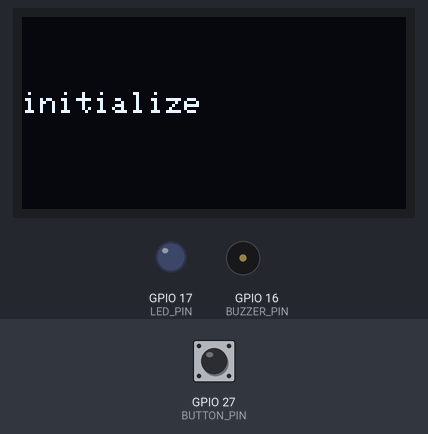
The program below on a simulated ESP32. Shown: 128×64 one-colour display, output pins drawn as LEDs (lit = HIGH), buzzer (waves = sounding). The test bench sets the inputs (shaded band); at power-on: GPIO 27 (BUTTON_PIN) HIGH.

Above: at 1.2 s.
1.3 s: GPIO 27 (BUTTON_PIN) pulled LOW for 3.2 s
At 4.9 s:
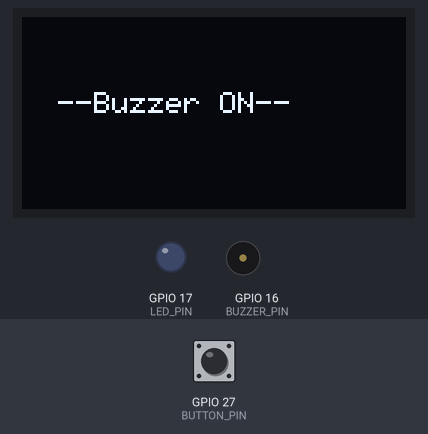
6.0 s: GPIO 27 (BUTTON_PIN) pulled LOW for 0.15 s
At 7.2 s:
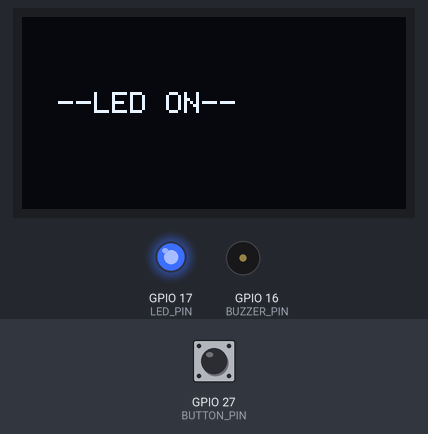
7.6 s: GPIO 27 (BUTTON_PIN) pulled LOW for 1 s
At 9.7 s:
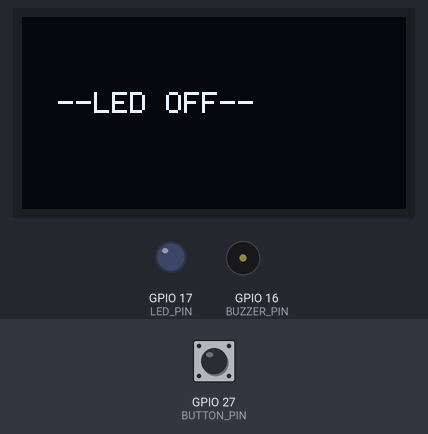
Timing chart, 0 to 11.2 s (numbered marks = the images above; inputs shaded):
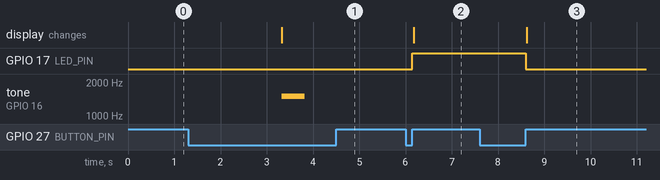

The program:

main.cpp
```cpp
#include <Wire.h>
#include <Adafruit_GFX.h>
#include <Adafruit_SSD1306.h>

#define OLED_W 128
#define OLED_H 64
Adafruit_SSD1306 display(OLED_W, OLED_H, &Wire, -1);

//PINS
#define LED_PIN 17
#define BUTTON_PIN 27
#define BUZZER_PIN 16

bool isLedOn = false;
bool buttonPressed = false;
bool longPressTriggered = false;
unsigned long pressStartTime = 0;
const unsigned long longPressTime = 2000;

void showMessage(const char* text) {
  display.clearDisplay();
  display.setTextColor(SSD1306_WHITE);
  display.setTextSize(1);
  display.setCursor(0, 25);
  display.println(text);
  display.display();
}

void setup() {
  Serial.begin(115200);

  pinMode(LED_PIN, OUTPUT);
  pinMode(BUZZER_PIN, OUTPUT);
  pinMode(BUTTON_PIN, INPUT_PULLUP);

  if (!display.begin(SSD1306_SWITCHCAPVCC, 0x3C)) {
    while (true);
  }

  showMessage("initialize");
}

void loop() {
  bool buttonState = digitalRead(BUTTON_PIN);

  // Button pressed initially
  if (buttonState == LOW && !buttonPressed) {
    buttonPressed = true;
    pressStartTime = millis();
    longPressTriggered = false;
  }

  // Check for long press
  if (buttonState == LOW && buttonPressed && !longPressTriggered) {
    if (millis() - pressStartTime >= longPressTime) {
      showMessage("  --Buzzer ON--");
      tone(BUZZER_PIN, 1500);
      delay(500);
      noTone(BUZZER_PIN);
      longPressTriggered = true;
    }
  }

  // Button released
  if (buttonState == HIGH && buttonPressed) {
    if (!longPressTriggered) {
      isLedOn = !isLedOn;
      digitalWrite(LED_PIN, isLedOn);
      if (isLedOn) showMessage("  --LED ON--");
      else showMessage("  --LED OFF--");
    }
    buttonPressed = false;
    delay(250); // Debounce
  }
}
```

Measured:
- after the input at 1.3 s, tone on GPIO 16 (BUZZER_PIN): silent → 1500 Hz after 2.0 s, → silent 0.50 s later; the display: changes after 2.0 s (image 1)
- after the input at 6.0 s, GPIO 17 (LED_PIN): LOW → HIGH after 0.15 s; the display: changes after 0.18 s (image 2)
- after the input at 7.6 s, GPIO 17 (LED_PIN): HIGH → LOW after 1.0 s; the display: changes after 1.0 s (image 3)
